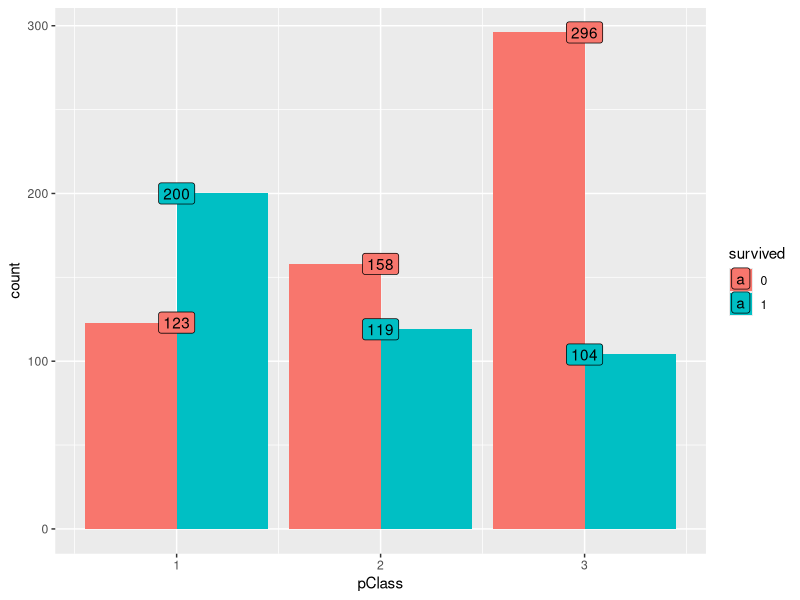
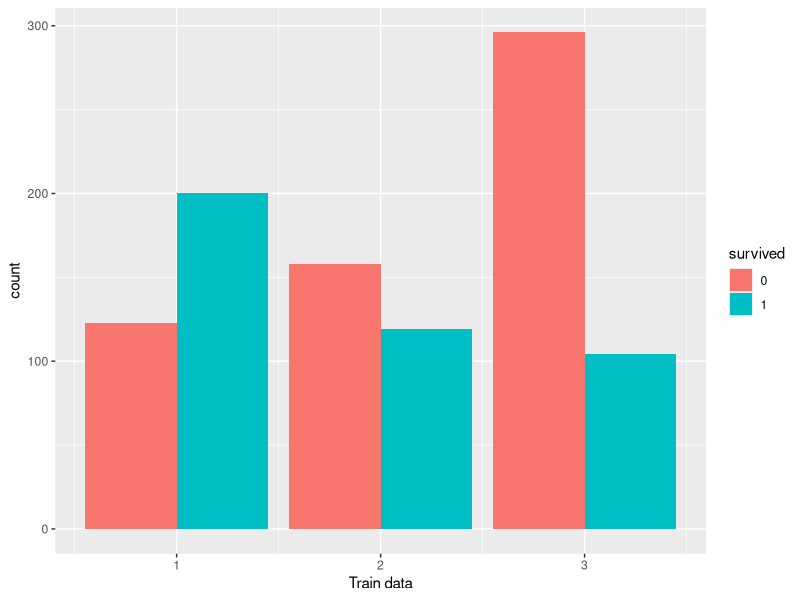
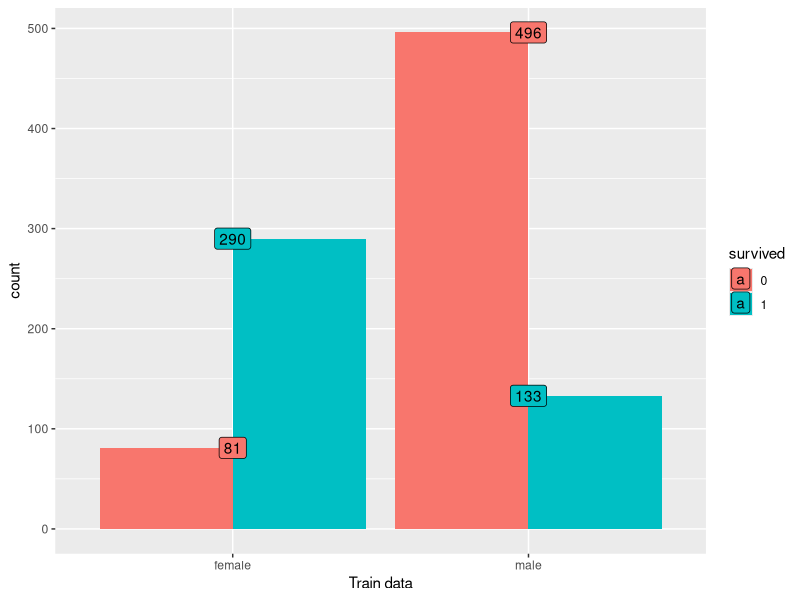
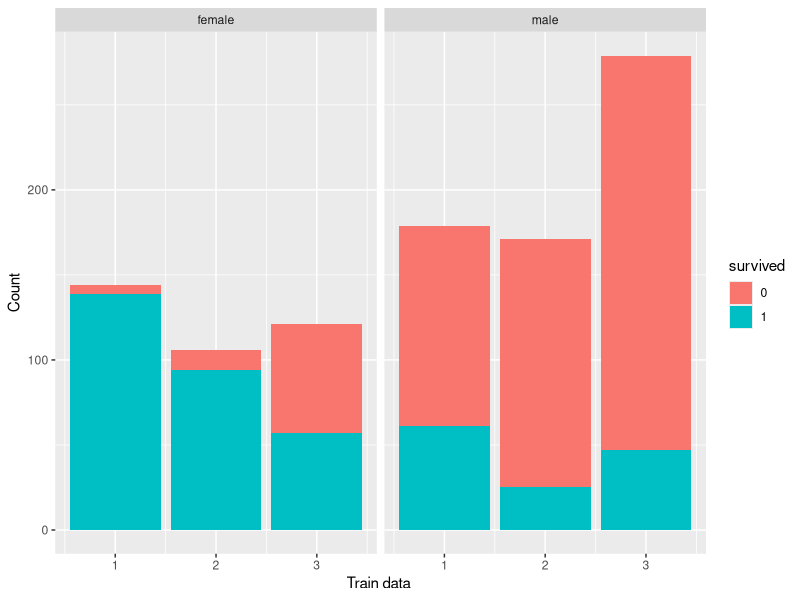
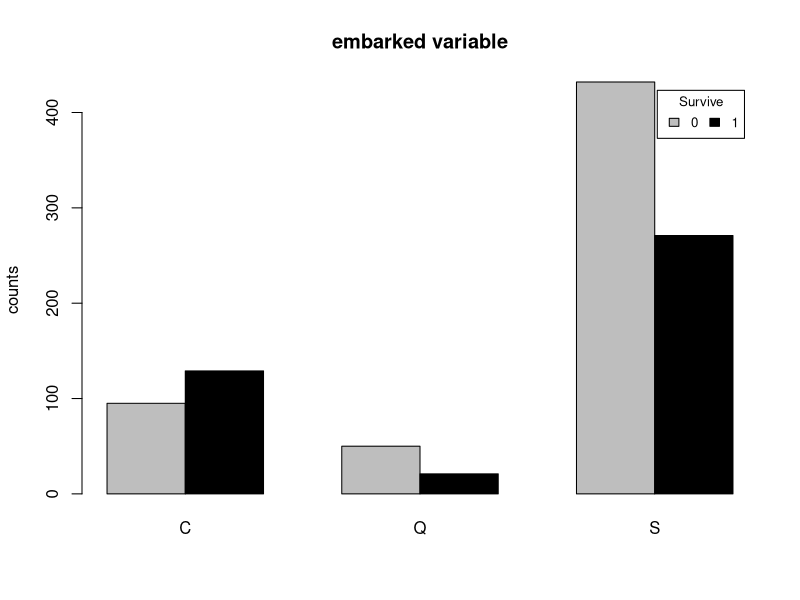
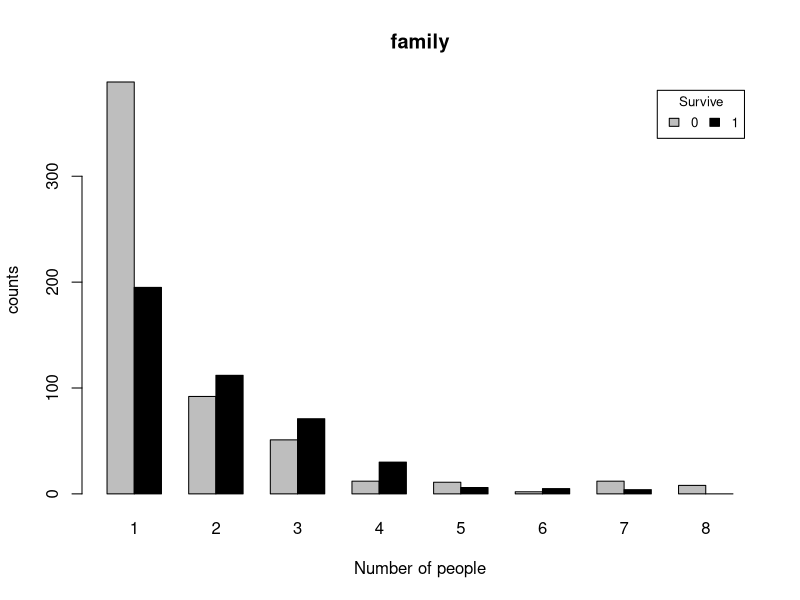

Here is the R script that generated these plots, in order:
library(magrittr)
library(ggplot2)

# Read the titanicTrain data and store it in train

train <- read.csv("titanicTrain.csv")
train <- train[c(1:1000),]

# Train data 上面的NA
str(train)
sapply(train, function(x) {sum(is.na(x))})


# Pclass 
train$survived <- train$survived %>% as.factor()

ggplot(train[!is.na(train$survived),], aes(x = pclass, fill = survived)) +
  geom_bar(stat='count', position='dodge') + labs(x = 'pClass') +
  theme(legend.position="none") + theme_grey() +
  geom_label(stat='count', aes(label=..count..))


ggplot(train[!is.na(train$survived),], aes(x = pclass, fill = survived )) +
  geom_bar(stat='count', position='dodge') + labs(x = 'Train data') +
  theme(legend.position="none") + theme_grey()

# Sex
ggplot(train[!is.na(train$survived),], aes(x = sex, fill = survived)) +
  geom_bar(stat='count', position='dodge') + theme_grey() +
  labs(x = 'Train data') +
  geom_label(stat='count', aes(label=..count..))

#Pclass & Sex
ggplot(train[!is.na(train$survived),], aes(x = pclass, fill = survived)) +
  geom_bar(stat='count', position='stack') +
  labs(x = 'Train data ', y= "Count") + facet_grid(.~sex) +
  theme(legend.position="none") + theme_grey()


## embarked ##
train$embarked <- train$embarked %>% as.factor
summary(train$embarked[train$survived==0])
summary(train$embarked[train$survived==1])
embark <- cbind(summary(train$embarked[train$survived==0]),summary(train$embarked[train$survived==1]))
embark <- embark[-1,] %>% t
rownames(embark) <- c("0","1")

barplot(embark,col=c("gray","black"),main="embarked variable",beside=TRUE,ylab="counts")
legend("topright", inset=.02,title="Survive",
       c("0","1"), fill=c("gray","black"), horiz=TRUE, cex=0.8)

## family = sibsp + parch + 1  ##

family <- train$parch + train$sibsp + 1
train <- cbind(train,family)

ps0 <- train$family[train$survived==0] %>% as.factor %>% summary
ps1 <- train$family[train$survived==1] %>% as.factor %>% summary %>% c(.,0)
family <- rbind(ps0,ps1)
rm(ps0)
rm(ps1)

barplot(family,col=c("gray","black"),main="family",beside=TRUE,ylab="counts",xlab="Number of people")
legend("topright", inset=.02,title="Survive",
       c("0","1"), fill=c("gray","black"), horiz=TRUE, cex=0.8)



#load data
train <- read.csv("titanicTrain.csv", stringsAsFactors = F, na.strings = c("NA", ""))
test <- read.csv("titanicQuestion.csv", stringsAsFactors = F, na.strings = c("NA", ""))
train <- train[c(1:1000),]
#bind the data
all <- rbind(train, test)
#as factor
all$sex <- as.factor(all$sex)
all$survived <- as.factor(all$survived)

#--------boat variables

#plot b1, find out that the survived condition of "every boat"
#plot b2, see if there's anyone who survived without boat
# and who died on boat

#first we rename all boats with number 1 to 28
#tranfer original boat numbers to 1:27, 28 refer to NA  
all$boat[all$boat == "5 7"] <- "17"
all$boat[all$boat == "5 9"] <- "18"
all$boat[all$boat == "8 10"] <- "19"
all$boat[all$boat == "13 15"] <- "20"
all$boat[all$boat == "13 15 B"] <- "21"
all$boat[all$boat == "15 16"] <- "22"
all$boat[all$boat == "A"] <- "23"
all$boat[all$boat == "B"] <- "24"
all$boat[all$boat == "C"] <- "25"
all$boat[all$boat == "D"] <- "26"
all$boat[all$boat == "C D"] <- "27"
all$boat[is.na(all$boat)] <- "28"

#escape = 1 refer to the refugee who successfully took on boat
all$escape[all$boat != "28"] <- "1"
all$escape[all$boat == "28"] <- "0"
#see if taking boat is highly related survived
b1 <- ggplot(all[!is.na(all$survived),], aes(x = escape, fill = survived)) +
  geom_bar(stat='count', position='dodge') + theme_grey() +
  labs(x = 'escape from ship') +
  geom_label(stat='count', aes(label=..count..))

#subset of those who took on boat
survived_boat <- subset(all, all$boat != "28")
#see if there anyone who took on boat and didn't survive 
b2 <- ggplot(survived_boat[!is.na(survived_boat$survived),], aes(x = boat, fill = survived)) +
  geom_bar(stat='count', position='dodge') +
  labs(x = 'boat_survive') + theme_grey()

#-------what is the body variable tell us?

#replace those data to "0"(body info is NA) and "1"(body info isn't NA)
all$body[is.na(all$body)] <- "0"
all$body[all$body != "0"] <- "1"
all$body <- as.factor(all$body)
#=== guessing there is something to do with dead people

#set a subset of those which get the body's value 
have_body <- subset(all, all$body != "0")
#find out if those data with body info are highly related to death
bo <- ggplot(have_body[!is.na(have_body$survived),], aes(x = body, fill = survived)) +
  geom_bar(stat='count', position='dodge') +
  labs(x = 'body_info') + theme_grey()
#=== there isn't any survivor has body data
#=== regarding from bo, it seems those who have body info all died

#so we want to find out the distribution of survived and body
bo_2 <-ggplot(all[!is.na(all$survived),], aes(x = body, fill = survived)) +
  geom_bar(stat='count', position='dodge') + theme_grey() +
  labs(x = 'body with death') +
  geom_label(stat='count', aes(label=..count..))
#=== the outcomes of these 2 plots reveal that those who got body value was definitely dead


